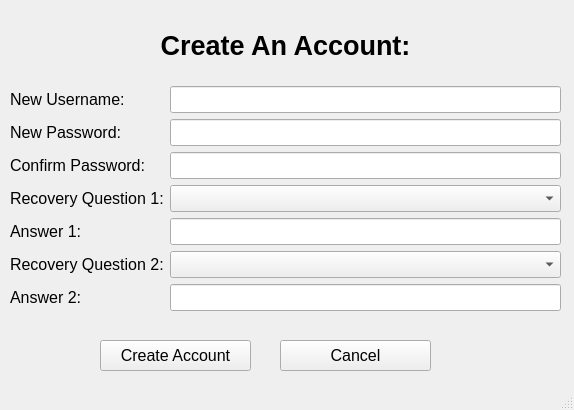
<?xml version="1.0" encoding="UTF-8"?>
<ui version="4.0">
 <class>create_account_window</class>
 <widget class="QMainWindow" name="create_account_window">
  <property name="geometry">
   <rect>
    <x>0</x>
    <y>0</y>
    <width>574</width>
    <height>410</height>
   </rect>
  </property>
  <property name="sizePolicy">
   <sizepolicy hsizetype="Fixed" vsizetype="Fixed">
    <horstretch>0</horstretch>
    <verstretch>0</verstretch>
   </sizepolicy>
  </property>
  <property name="minimumSize">
   <size>
    <width>574</width>
    <height>410</height>
   </size>
  </property>
  <property name="maximumSize">
   <size>
    <width>574</width>
    <height>410</height>
   </size>
  </property>
  <property name="font">
   <font>
    <family>Arial</family>
    <pointsize>12</pointsize>
   </font>
  </property>
  <property name="windowTitle">
   <string>Create an Account</string>
  </property>
  <widget class="QWidget" name="centralwidget">
   <widget class="QWidget" name="gridLayoutWidget">
    <property name="geometry">
     <rect>
      <x>10</x>
      <y>10</y>
      <width>551</width>
      <height>301</height>
     </rect>
    </property>
    <layout class="QGridLayout" name="gridLayout">
     <item row="0" column="0" colspan="2">
      <widget class="QLabel" name="lbl_create_account">
       <property name="font">
        <font>
         <family>Arial</family>
         <pointsize>20</pointsize>
         <bold>true</bold>
        </font>
       </property>
       <property name="text">
        <string>Create An Account:</string>
       </property>
       <property name="alignment">
        <set>Qt::AlignmentFlag::AlignCenter</set>
       </property>
      </widget>
     </item>
     <item row="2" column="1">
      <widget class="QLineEdit" name="line_new_password">
       <property name="font">
        <font>
         <family>Arial</family>
         <pointsize>12</pointsize>
        </font>
       </property>
       <property name="maxLength">
        <number>64</number>
       </property>
       <property name="echoMode">
        <enum>QLineEdit::EchoMode::PasswordEchoOnEdit</enum>
       </property>
      </widget>
     </item>
     <item row="3" column="0">
      <widget class="QLabel" name="lbl_confirm_password">
       <property name="font">
        <font>
         <family>Arial</family>
         <pointsize>12</pointsize>
        </font>
       </property>
       <property name="text">
        <string>Confirm Password:</string>
       </property>
      </widget>
     </item>
     <item row="2" column="0">
      <widget class="QLabel" name="lbl_new_password">
       <property name="font">
        <font>
         <family>Arial</family>
         <pointsize>12</pointsize>
        </font>
       </property>
       <property name="text">
        <string>New Password:</string>
       </property>
      </widget>
     </item>
     <item row="5" column="0">
      <widget class="QLabel" name="lbl_answer_1">
       <property name="text">
        <string>Answer 1:</string>
       </property>
      </widget>
     </item>
     <item row="1" column="0">
      <widget class="QLabel" name="label">
       <property name="font">
        <font>
         <family>Arial</family>
         <pointsize>12</pointsize>
        </font>
       </property>
       <property name="text">
        <string>New Username:</string>
       </property>
      </widget>
     </item>
     <item row="1" column="1">
      <widget class="QLineEdit" name="line_new_username">
       <property name="font">
        <font>
         <family>Arial</family>
         <pointsize>12</pointsize>
        </font>
       </property>
       <property name="maxLength">
        <number>32</number>
       </property>
      </widget>
     </item>
     <item row="6" column="0">
      <widget class="QLabel" name="lbl_security_question_2">
       <property name="text">
        <string>Recovery Question 2:</string>
       </property>
      </widget>
     </item>
     <item row="4" column="1">
      <widget class="QComboBox" name="combo_security_question_1"/>
     </item>
     <item row="3" column="1">
      <widget class="QLineEdit" name="line_confirm_password">
       <property name="sizePolicy">
        <sizepolicy hsizetype="Expanding" vsizetype="Fixed">
         <horstretch>0</horstretch>
         <verstretch>0</verstretch>
        </sizepolicy>
       </property>
       <property name="font">
        <font>
         <family>Arial</family>
         <pointsize>12</pointsize>
        </font>
       </property>
       <property name="maxLength">
        <number>64</number>
       </property>
       <property name="echoMode">
        <enum>QLineEdit::EchoMode::PasswordEchoOnEdit</enum>
       </property>
      </widget>
     </item>
     <item row="4" column="0">
      <widget class="QLabel" name="lbl_security_question_1">
       <property name="text">
        <string>Recovery Question 1:</string>
       </property>
      </widget>
     </item>
     <item row="5" column="1">
      <widget class="QLineEdit" name="line_answer_1"/>
     </item>
     <item row="7" column="0">
      <widget class="QLabel" name="lbl_answer_2">
       <property name="text">
        <string>Answer 2:</string>
       </property>
      </widget>
     </item>
     <item row="7" column="1">
      <widget class="QLineEdit" name="line_answer_2"/>
     </item>
     <item row="6" column="1">
      <widget class="QComboBox" name="combo_security_question_2"/>
     </item>
    </layout>
   </widget>
   <widget class="QPushButton" name="btn_create_acc">
    <property name="geometry">
     <rect>
      <x>100</x>
      <y>340</y>
      <width>151</width>
      <height>31</height>
     </rect>
    </property>
    <property name="text">
     <string>Create Account</string>
    </property>
   </widget>
   <widget class="QPushButton" name="btn_cancel">
    <property name="geometry">
     <rect>
      <x>280</x>
      <y>340</y>
      <width>151</width>
      <height>31</height>
     </rect>
    </property>
    <property name="text">
     <string>Cancel</string>
    </property>
   </widget>
  </widget>
  <widget class="QStatusBar" name="statusbar"/>
 </widget>
 <tabstops>
  <tabstop>line_new_username</tabstop>
  <tabstop>line_new_password</tabstop>
  <tabstop>line_confirm_password</tabstop>
  <tabstop>combo_security_question_1</tabstop>
  <tabstop>line_answer_1</tabstop>
  <tabstop>combo_security_question_2</tabstop>
  <tabstop>line_answer_2</tabstop>
  <tabstop>btn_create_acc</tabstop>
  <tabstop>btn_cancel</tabstop>
 </tabstops>
 <resources/>
 <connections/>
</ui>
